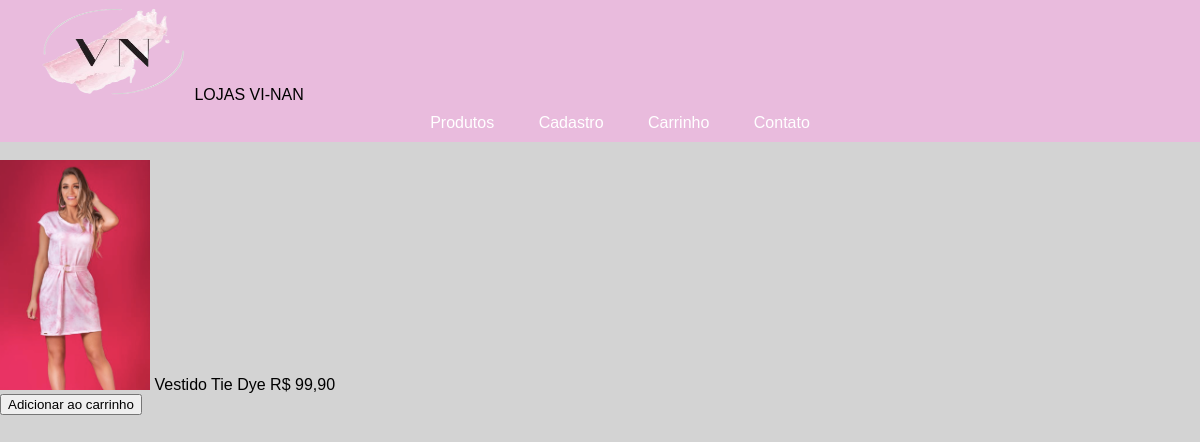
The page /projeto/single.php?produto_id=7 on the database its author committed.
### tables this page shows
CREATE TABLE IF NOT EXISTS `produtos` (
  `id` int(11) NOT NULL AUTO_INCREMENT,
  `nome` varchar(50) NOT NULL,
  `preco` decimal(10,2) NOT NULL,
  `imagem` varchar(50) NOT NULL,
  PRIMARY KEY (`id`)
);

### projeto/sys/BD.class.php (called while the page is built, shortened)
<?php
class BD{
	private static $conn;
	public static function conn(){
		if(is_null(self::$conn)){
			self::$conn = new PDO('mysql:host=localhost;dbname=projeto','root','');
			self::$conn->setAttribute(PDO::ATTR_ERRMODE, PDO::ERRMODE_EXCEPTION);
		}
		return(self::$conn) ? self::$conn : false ;
	}
}
?>

### projeto/single.php (the view, shortened to what this page needs)
<!DOCTYPE html>
<html lang="pt-br">
<head>
    <link rel="stylesheet" href="css/estiloinicio.css">
</head>
<body>
    <div id="menu">
        <ul>
        <img src="img/vn.png" width="150px" height="100px">
            <li> LOJAS VI-NAN</li>
        </ul>
        <ul>
            <center>
                <li><a href="produtos.php">Produtos</a></li>
                <li><a href="cadastrar.php">Cadastro</a></li>
                <li><a href="carrinho.php">Carrinho</a></li>
                <li><a href="contato.php">Contato</a></li>
        </ul>
    </div></br>
    <div class="container">
    <?php
    $id_produto = (int) $_GET['produto_id'];
    $produto_single = BD::conn()->prepare("SELECT * FROM produtos WHERE id= ?");
    $produto_single->execute(array($id_produto));
    while($dados_produto = $produto_single->fetchObject()){
    ?>
        <div class="produto_single">
            <img src="img/<?php echo $dados_produto->imagem;?>" alt="" width="150">
            <span><?php echo $dados_produto->nome;?></span>
            <span class="valor">R$ <?php echo number_format($dados_produto->preco, 2, ',', '.');?></span>
            <div class="box">
                <form action="carrinho.php" method="post" enctype="multipart/form-data">
                    <input type="submit" name="comprar" value="Adicionar ao carrinho">
                </form>
            </div>
        </div>
        <?php
    }
        ?>
    </div>
</body>
</html>

### projeto/css/estiloinicio.css (style rules this page uses)
body { margin: 0px; padding: 0px; background-color: lightgray; }
#menu ul { margin: 0px; background-color:#e9bbdd; list-style: none; }
#menu ul li { display: inline; }
#menu ul li a { padding: 10px 20px; display: inline-block; color: white; text-decoration: none; }
.container { width: 100%; }
body { font-family: Arial, Helvetica, sans-serif; }

### rows shown on the page
produtos: imagem (picture), nome "Vestido Tie Dye", preco "99,90"
